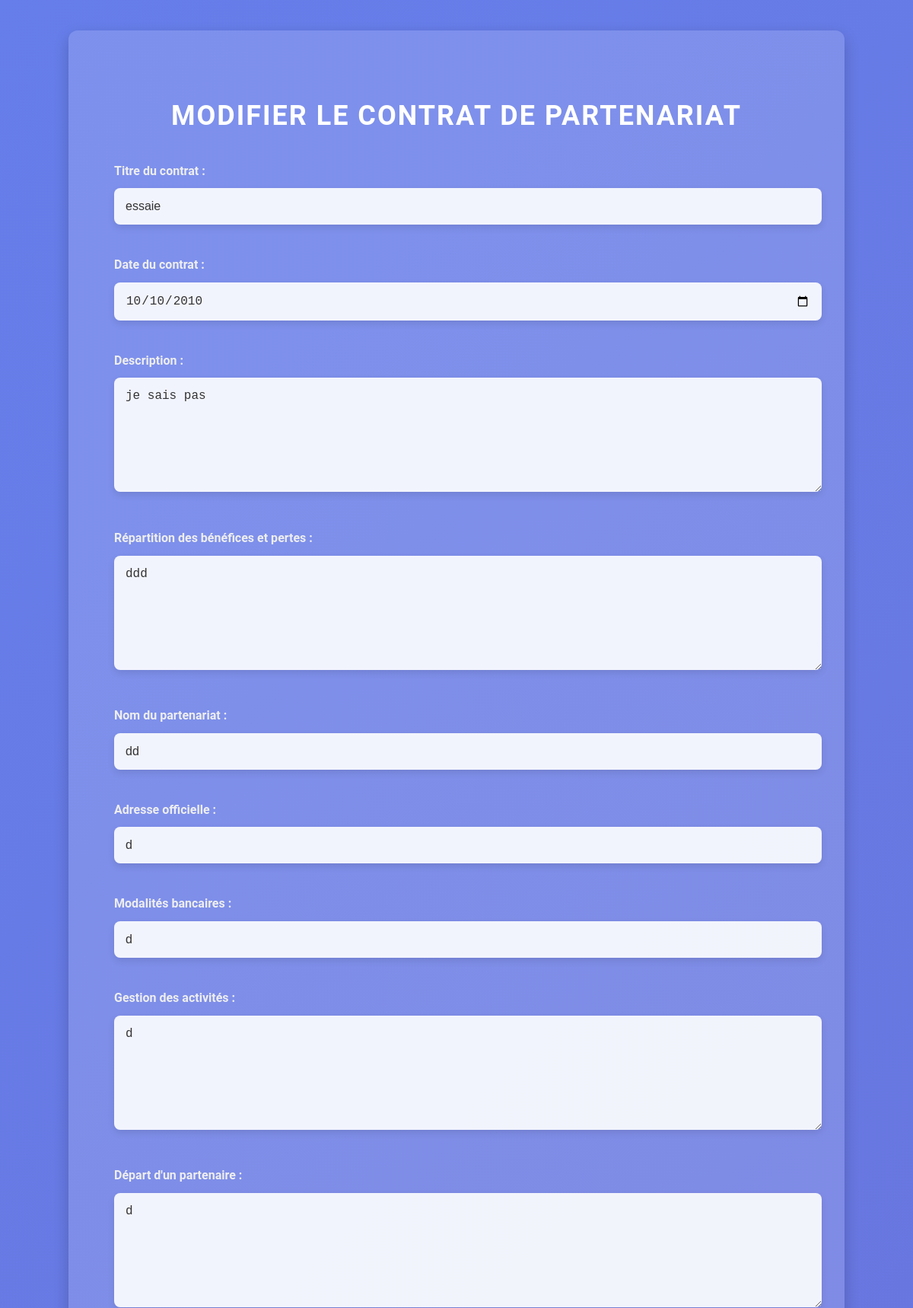
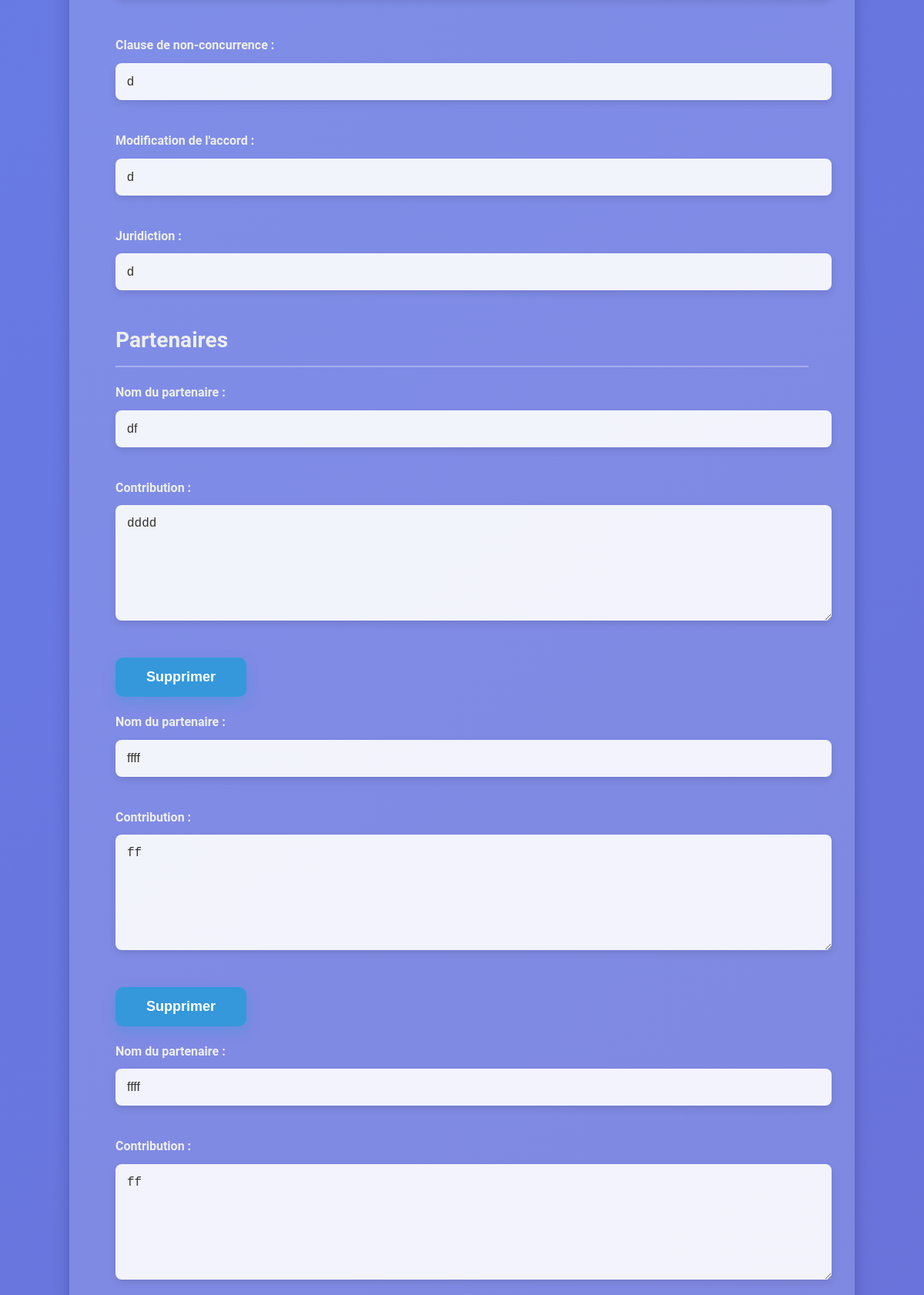
Screenshot of /modifier/modifier_contrat.php?id=114 (signed in, upper part) with the database file from the repository (2 pictures, top to bottom).
### tables this page shows
CREATE TABLE `contrats` (
  `id` int(11) NOT NULL,
  `utilisateur_id` int(11) DEFAULT NULL,
  `type_contrat` varchar(100) DEFAULT NULL,
  `date_contrat` date DEFAULT NULL,
  `description` text DEFAULT NULL,
  `repartition` text DEFAULT NULL,
  `nomPartenariat` varchar(255) DEFAULT NULL,
  `adresse` varchar(255) DEFAULT NULL,
  `modalitesBancaires` text DEFAULT NULL,
  `gestionActivites` text DEFAULT NULL,
  `departPartenaire` text DEFAULT NULL,
  `nonConcurrence` varchar(255) DEFAULT NULL,
  `modificationAccord` varchar(255) DEFAULT NULL,
  `juridiction` varchar(255) DEFAULT NULL,
  `titre` varchar(255) NOT NULL
);

CREATE TABLE `partenaires` (
  `id` int(11) NOT NULL,
  `contrat_id` int(11) DEFAULT NULL,
  `nom` varchar(255) DEFAULT NULL,
  `contribution` text DEFAULT NULL
);

### modifier/modifier_contrat.php (the view, shortened to what this page needs)
<?php
include '../bdd/db.php';
$contrat_id = (int) $_GET['id'];
$stmt = $pdo->prepare('SELECT * FROM contrats WHERE id = ? AND utilisateur_id = ?');
$stmt->execute([$contrat_id, $_SESSION['user_id']]);
$contrat = $stmt->fetch();
$stmtPartenaires = $pdo->prepare('SELECT * FROM partenaires WHERE contrat_id = ?');
$stmtPartenaires->execute([$contrat_id]);
$partenaires = $stmtPartenaires->fetchAll();
?>
<!DOCTYPE html>
<html lang="fr">
<head>
    <link rel="stylesheet" href="../lire/lire_modifier.css">
</head>
<body>
    <div class="form-container">
        <h1>Modifier le contrat de partenariat</h1>
        <form action="" method="POST">
            <div class="form-group">
                <label for="titre">Titre du contrat :</label>
                <input type="text" id="titre" name="titre" value="<?php echo htmlspecialchars($contrat['titre']); ?>" required>
            </div>
            <div class="form-group">
                <label for="date_contrat">Date du contrat :</label>
                <input type="date" id="date_contrat" name="date_contrat" value="<?php echo htmlspecialchars($contrat['date_contrat']); ?>" required>
            </div>
            <div class="form-group">
                <label for="description">Description :</label>
                <textarea id="description" name="description" required><?php echo htmlspecialchars($contrat['description']); ?></textarea>
            </div>
            <div class="form-group">
                <label for="repartition">Répartition des bénéfices et pertes :</label>
                <textarea id="repartition" name="repartition" required><?php echo htmlspecialchars($contrat['repartition']); ?></textarea>
            </div>
            <div class="form-group">
                <label for="nomPartenariat">Nom du partenariat :</label>
                <input type="text" id="nomPartenariat" name="nomPartenariat" value="<?php echo htmlspecialchars($contrat['nomPartenariat']); ?>" required>
            </div>
            <div class="form-group">
                <label for="adresse">Adresse officielle :</label>
                <input type="text" id="adresse" name="adresse" value="<?php echo htmlspecialchars($contrat['adresse']); ?>" required>
            </div>
            <div class="form-group">
                <label for="modalitesBancaires">Modalités bancaires :</label>
                <input type="text" id="modalitesBancaires" name="modalitesBancaires" value="<?php echo htmlspecialchars($contrat['modalitesBancaires']); ?>">
            </div>
            <div class="form-group">
                <label for="gestionActivites">Gestion des activités :</label>
                <textarea id="gestionActivites" name="gestionActivites"><?php echo htmlspecialchars($contrat['gestionActivites']); ?></textarea>
            </div>
            <div class="form-group">
                <label for="departPartenaire">Départ d'un partenaire :</label>
                <textarea id="departPartenaire" name="departPartenaire"><?php echo htmlspecialchars($contrat['departPartenaire']); ?></textarea>
            </div>
            <div class="form-group">
                <label for="nonConcurrence">Clause de non-concurrence :</label>
                <input type="text" id="nonConcurrence" name="nonConcurrence" value="<?php echo htmlspecialchars($contrat['nonConcurrence']); ?>" required>
            </div>
            <div class="form-group">
                <label for="modificationAccord">Modification de l'accord :</label>
                <input type="text" id="modificationAccord" name="modificationAccord" value="<?php echo htmlspecialchars($contrat['modificationAccord']); ?>" required>
            </div>
            <div class="form-group">
                <label for="juridiction">Juridiction :</label>
                <input type="text" id="juridiction" name="juridiction" value="<?php echo htmlspecialchars($contrat['juridiction']); ?>" required>
            </div>
            <h2>Partenaires</h2>
            <?php foreach ($partenaires as $partenaire): ?>
                <div class="form-group partenaire-group" data-partenaire-id="<?php echo $partenaire['id']; ?>">
                    <label for="partenaire_nom_<?php echo $partenaire['id']; ?>">Nom du partenaire :</label>
                    <input type="text" id="partenaire_nom_<?php echo $partenaire['id']; ?>" name="partenaires[<?php echo $partenaire['id']; ?>][nom]" value="<?php echo htmlspecialchars($partenaire['nom']); ?>" required>
                    <label for="partenaire_contribution_<?php echo $partenaire['id']; ?>">Contribution :</label>
                    <textarea id="partenaire_contribution_<?php echo $partenaire['id']; ?>" name="partenaires[<?php echo $partenaire['id']; ?>][contribution]" required><?php echo htmlspecialchars($partenaire['contribution']); ?></textarea>
                    <button type="button" class="supprimerPartenaireBtn" data-partenaire-id="<?php echo $partenaire['id']; ?>">Supprimer</button>
                </div>
            <?php endforeach; ?>
        </form>
    </div>
</body>
</html>

### lire/lire_modifier.css (style rules this page uses)
body { font-family: 'Roboto', sans-serif; margin: 0; padding: 20px; background: linear-gradient(135deg, #667eea, #764ba2); background-size: 400% 400%; animation: gradientAnimation 15s ease infinite; color: #fff; line-height: 1.7; }
h1 { font-size: 36px; margin-bottom: 30px; color: #ffffff; text-align: center; text-transform: uppercase; letter-spacing: 2px; }
h2 { font-size: 28px; color: #eeeeee; border-bottom: 2px solid rgba(255, 255, 255, 0.3); padding-bottom: 10px; margin-bottom: 20px; }
body { font-family: 'Roboto', sans-serif; margin: 0; padding: 40px; background: linear-gradient(135deg, #667eea, #764ba2); background-size: 400% 400%; animation: gradientAnimation 15s ease infinite; color: #fff; line-height: 1.6; text-align: center; }
.form-container { max-width: 900px; margin: 0 auto; background: rgba(255, 255, 255, 0.15); padding: 60px; border-radius: 12px; box-shadow: 0 8px 20px rgba(0, 0, 0, 0.2); text-align: left; }
label { font-weight: bold; color: #eeeeee; display: block; margin-top: 20px; margin-bottom: 10px; text-align: left; font-size: 16px; }
input, textarea { width: 100%; padding: 15px; border-radius: 8px; border: none; margin-bottom: 20px; background-color: rgba(255, 255, 255, 0.9); color: #333; font-size: 16px; box-shadow: 0 4px 10px rgba(0, 0, 0, 0.1); transition: all 0.3s ease; }
textarea { height: 120px; resize: vertical; }
button { padding: 15px 40px; background-color: #3498db; color: white; border: none; border-radius: 10px; font-size: 18px; font-weight: bold; cursor: pointer; transition: transform 0.3s ease, box-shadow 0.3s ease, background-color 0.3s ease; box-shadow: 0 6px 15px rgba(52, 152, 219, 0.4); display: inline-block; margin-top: 20px; }

### rows the page displays
contrats: titre "essaie", date_contrat "10/10/2010", description "je sais pas", repartition "ddd", nomPartenariat "dd", adresse "d", modalitesBancaires "d", gestionActivites "d", departPartenaire "d", nonConcurrence "d", modificationAccord "d", juridiction "d"
partenaires: nom "df", id+contribution "dddd"
partenaires: nom "ffff", id+contribution "ff"
partenaires: nom "ffff", id+contribution "ff"
